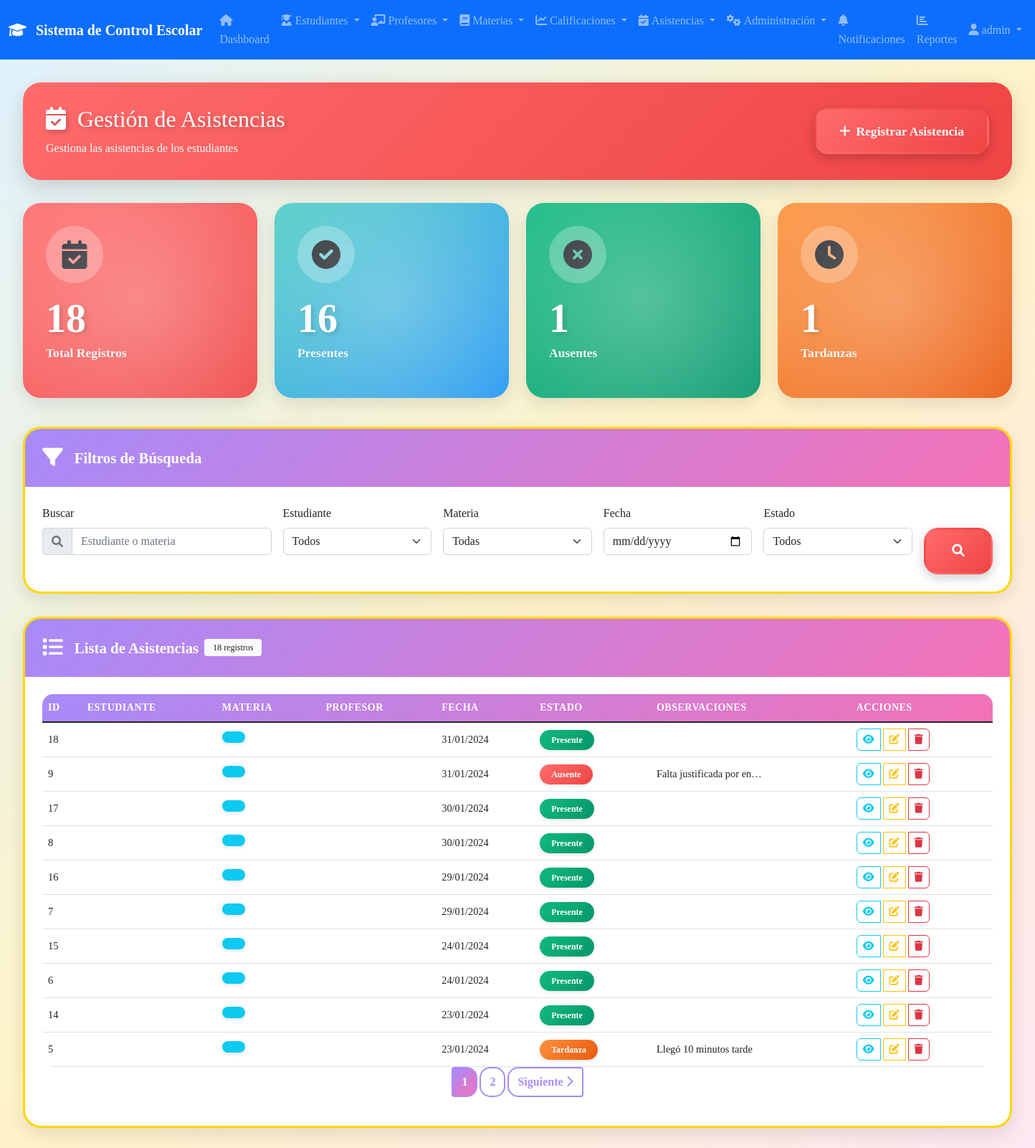
The page /modules/asistencias/listar.php (signed in) on the database its author committed.
### tables this page shows
CREATE TABLE IF NOT EXISTS `asistencias` (
  `id` int NOT NULL AUTO_INCREMENT,
  `estudiante_id` int NOT NULL,
  `materia_id` int NOT NULL,
  `profesor_id` int NOT NULL,
  `fecha` date NOT NULL,
  `estado` enum('presente','ausente','justificado','tardanza') NOT NULL,
  `observaciones` text,
  `fecha_creacion` timestamp NULL DEFAULT CURRENT_TIMESTAMP,
  PRIMARY KEY (`id`),
  KEY `materia_id` (`materia_id`),
  KEY `profesor_id` (`profesor_id`),
  KEY `idx_asistencias_estudiante_fecha` (`estudiante_id`,`fecha`)
);

### modules/asistencias/listar.php (the view, shortened to what this page needs)
<?php
require_once __DIR__ . '/../../config/config.php';
$page_title = 'Gestión de Asistencias';
$search = isset($_GET['search']) ? trim($_GET['search']) : '';
$fecha = isset($_GET['fecha']) ? trim($_GET['fecha']) : '';
$page = isset($_GET['page']) ? max(1, (int)$_GET['page']) : 1;
$limit = 10;
try {
    $pdo = conectarDB();
    $where_conditions = [];
    $params = [];
    $where_clause = !empty($where_conditions) ? "WHERE " . implode(" AND ", $where_conditions) : "";
    $count_sql = "
        SELECT COUNT(*) as total
        FROM asistencias a
        LEFT JOIN estudiantes e ON a.estudiante_id = e.id
        LEFT JOIN materias m ON a.materia_id = m.id
        {$where_clause}
    ";
    $stmt = $pdo->prepare($count_sql);
    $stmt->execute($params);
    $total_records = $stmt->fetch()['total'];
    $total_pages = ceil($total_records / $limit);
    $offset = ($page - 1) * $limit;
    $sql = "
        SELECT
            a.id,
            a.estudiante_id,
            a.materia_id,
            a.profesor_id,
            a.fecha,
            a.estado,
            a.observaciones,
            a.fecha_creacion,
            e.nombre as estudiante_nombre,
            e.apellido_paterno as estudiante_apellido,
            e.apellido_materno as estudiante_apellido_materno,
            m.nombre as materia_nombre,
            p.nombre as profesor_nombre,
            p.apellido_paterno as profesor_apellido
        FROM asistencias a
        LEFT JOIN estudiantes e ON a.estudiante_id = e.id
        LEFT JOIN materias m ON a.materia_id = m.id
        LEFT JOIN profesores p ON a.profesor_id = p.id
        {$where_clause}
        ORDER BY a.fecha DESC, a.id DESC
        LIMIT {$limit} OFFSET {$offset}
    ";
    $stmt = $pdo->prepare($sql);
    $stmt->execute($params);
    $asistencias = $stmt->fetchAll(PDO::FETCH_ASSOC);
    $stats_sql = "
        SELECT
            COUNT(*) as total,
            SUM(CASE WHEN estado = 'presente' THEN 1 ELSE 0 END) as presentes,
            SUM(CASE WHEN estado = 'ausente' THEN 1 ELSE 0 END) as ausentes,
            SUM(CASE WHEN estado = 'tardanza' THEN 1 ELSE 0 END) as tardanzas,
            SUM(CASE WHEN estado = 'justificado' THEN 1 ELSE 0 END) as justificados
        FROM asistencias
        {$where_clause}
    ";
    $stats_stmt = $pdo->prepare($stats_sql);
    $stats_stmt->execute($params);
    $stats = $stats_stmt->fetch(PDO::FETCH_ASSOC);
} catch (Exception $e) {
    $asistencias = [];
    $total_records = 0;
    $total_pages = 0;
    $estudiantes = [];
    $materias = [];
    $stats = ['total' => 0, 'presentes' => 0, 'ausentes' => 0, 'tardanzas' => 0, 'justificados' => 0];
    $error_message = "Error al cargar los datos: " . $e->getMessage();
}
include __DIR__ . '/../../includes/navbar.php';
?>
<!DOCTYPE html>
<html lang="es">
<head>
    <link href="https://cdn.jsdelivr.net/npm/bootstrap@5.1.3/dist/css/bootstrap.min.css" rel="stylesheet">
    <link href="https://cdnjs.cloudflare.com/ajax/libs/font-awesome/6.0.0/css/all.min.css" rel="stylesheet">
    <link href="../../assets/css/style.css" rel="stylesheet">
    <link href="../../assets/css/dashboard-style.css" rel="stylesheet">
</head>
<body class="dashboard-style">
    <div class="main-container">
        <div class="row">
            <div class="col-12">
                <div class="page-header">
                    <div class="d-flex justify-content-between align-items-center">
                        <div>
                            <h2 class="mb-0">
                                <i class="fas fa-calendar-check me-2"></i>
                                <?php echo $page_title; ?>
                            </h2>
                            <p class="mb-0 mt-2">Gestiona las asistencias de los estudiantes</p>
                        </div>
                        <div>
                            <a href="agregar.php" class="btn btn-school btn-attendance">
                                <i class="fas fa-plus me-2"></i>Registrar Asistencia
                            </a>
                        </div>
                    </div>
                </div>
                <div class="row mb-4">
                    <div class="col-lg-3 col-md-6 mb-3">
                        <div class="stat-card attendance">
                            <div class="stat-icon">
                                <i class="fas fa-calendar-check"></i>
                            </div>
                            <h3 class="stat-number"><?php echo number_format($stats['total']); ?></h3>
                            <p class="stat-label">Total Registros</p>
                        </div>
                    </div>
                    <div class="col-lg-3 col-md-6 mb-3">
                        <div class="stat-card students">
                            <div class="stat-icon">
                                <i class="fas fa-check-circle"></i>
                            </div>
                            <h3 class="stat-number"><?php echo number_format($stats['presentes']); ?></h3>
                            <p class="stat-label">Presentes</p>
                        </div>
                    </div>
                    <div class="col-lg-3 col-md-6 mb-3">
                        <div class="stat-card teachers">
                            <div class="stat-icon">
                                <i class="fas fa-times-circle"></i>
                            </div>
                            <h3 class="stat-number"><?php echo number_format($stats['ausentes']); ?></h3>
                            <p class="stat-label">Ausentes</p>
                        </div>
                    </div>
                    <div class="col-lg-3 col-md-6 mb-3">
                        <div class="stat-card subjects">
                            <div class="stat-icon">
                                <i class="fas fa-clock"></i>
                            </div>
                            <h3 class="stat-number"><?php echo number_format($stats['tardanzas']); ?></h3>
                            <p class="stat-label">Tardanzas</p>
                        </div>
                    </div>
                </div>
                <div class="content-card">
                    <div class="content-card-header">
                        <i class="fas fa-filter"></i>
                        Filtros de Búsqueda
                    </div>
                    <div class="card-body p-4">
                        <form method="GET" class="row g-3">
                            <div class="col-md-3">
                                <label for="search" class="form-label">Buscar</label>
                                <div class="input-group">
                                    <span class="input-group-text"><i class="fas fa-search"></i></span>
                                    <input type="text" class="form-control" id="search" name="search"
                                           value="<?php echo htmlspecialchars($search); ?>"
                                           placeholder="Estudiante o materia">
                                </div>
                            </div>
                            <div class="col-md-2">
                                <label for="estudiante_id" class="form-label">Estudiante</label>
                                <select class="form-select" id="estudiante_id" name="estudiante_id">
                                    <option value="">Todos</option>
                                </select>
                            </div>
                            <div class="col-md-2">
                                <label for="materia_id" class="form-label">Materia</label>
                                <select class="form-select" id="materia_id" name="materia_id">
                                    <option value="">Todas</option>
                                </select>
                            </div>
                            <div class="col-md-2">
                                <label for="fecha" class="form-label">Fecha</label>
                                <input type="date" class="form-control" id="fecha" name="fecha"
                                       value="<?php echo htmlspecialchars($fecha); ?>">
                            </div>
                            <div class="col-md-2">
                                <label for="estado" class="form-label">Estado</label>
                                <select class="form-select" id="estado" name="estado">
                                    <option value="">Todos</option>
                                </select>
                            </div>
                            <div class="col-md-1">
                                <label class="form-label">&nbsp;</label>
                                <div class="d-grid">
                                    <button type="submit" class="btn btn-school btn-attendance">
                                        <i class="fas fa-search"></i>
                                    </button>
                                </div>
                            </div>
                        </form>
                    </div>
                </div>
                <div class="content-card">
                    <div class="content-card-header">
                        <i class="fas fa-list"></i>
                        Lista de Asistencias
                        <?php if ($total_records > 0): ?>
                        <span class="badge bg-light text-dark ms-2"><?php echo $total_records; ?> registros</span>
                        <?php endif; ?>
                    </div>
                    <div class="card-body p-4">
                        <?php if (!empty($asistencias)): ?>
                        <div class="table-responsive">
                            <table class="table table-module table-hover">
                                <thead>
                                    <tr>
                                        <th>ID</th>
                                        <th>Estudiante</th>
                                        <th>Materia</th>
                                        <th>Profesor</th>
                                        <th>Fecha</th>
                                        <th>Estado</th>
                                        <th>Observaciones</th>
                                        <th>Acciones</th>
                                    </tr>
                                </thead>
                                <tbody>
                                    <?php foreach ($asistencias as $asistencia): ?>
                                    <tr>
                                        <td><?php echo $asistencia['id']; ?></td>
                                        <td>
                                        </td>
                                        <td>
                                            <span class="badge badge-module bg-info">
                                            </span>
                                        </td>
                                        <td>
                                        </td>
                                        <td><?php echo date('d/m/Y', strtotime($asistencia['fecha'])); ?></td>
                                        <td>
                                            <span class="badge badge-module estado-<?php echo $asistencia['estado']; ?>">
                                                <?php echo ucfirst($asistencia['estado']); ?>
                                            </span>
                                        </td>
                                        <td>
                                            <div class="text-truncate" style="max-width: 150px;" title="<?php echo htmlspecialchars($asistencia['observaciones'] ?? ''); ?>">
                                                <?php echo htmlspecialchars($asistencia['observaciones'] ?? ''); ?>
                                            </div>
                                        </td>
                                        <td>
                                            <div class="btn-group" role="group">
                                                <a href="ver.php?id=<?php echo $asistencia['id']; ?>"
                                                   class="btn btn-outline-info btn-sm" title="Ver">
                                                    <i class="fas fa-eye"></i>
                                                </a>
                                                <a href="editar.php?id=<?php echo $asistencia['id']; ?>"
                                                   class="btn btn-outline-warning btn-sm" title="Editar">
                                                    <i class="fas fa-edit"></i>
                                                </a>
                                                <button type="button"
                                                        class="btn btn-outline-danger btn-sm"
                                                        title="Eliminar"
                                                        onclick="eliminarAsistencia(<?php echo $asistencia['id']; ?>)">
                                                    <i class="fas fa-trash"></i>
                                                </button>
                                            </div>
                                        </td>
                                    </tr>
                                    <?php endforeach; ?>
                                </tbody>
                            </table>
                        </div>
                        <?php if ($total_pages > 1): ?>
                        <nav aria-label="Paginación">
                            <ul class="pagination justify-content-center">
                                <?php for ($i = max(1, $page - 2); $i <= min($total_pages, $page + 2); $i++): ?>
                                <li class="page-item <?php echo ($i == $page) ? 'active' : ''; ?>">
                                    <a class="page-link" href="?<?php echo http_build_query(array_merge($_GET, ['page' => $i])); ?>">
                                        <?php echo $i; ?>
                                    </a>
                                </li>
                                <?php endfor; ?>
                                <?php if ($page < $total_pages): ?>
                                <li class="page-item">
                                    <a class="page-link" href="?<?php echo http_build_query(array_merge($_GET, ['page' => $page + 1])); ?>">
                                        Siguiente <i class="fas fa-chevron-right"></i>
                                    </a>
                                </li>
                                <?php endif; ?>
                            </ul>
                        </nav>
                        <?php endif; ?>
                        <?php endif; ?>
                    </div>
                </div>
            </div>
        </div>
    </div>
</body>
</html>

### rows shown on the page
asistencias: id "18", fecha "31/01/2024", estado "Presente"
asistencias: id "9", fecha "31/01/2024", estado "Ausente", observaciones "Falta justificada por en…"
asistencias: id "17", fecha "30/01/2024", estado "Presente"
asistencias: id "8", fecha "30/01/2024", estado "Presente"
asistencias: id "16", fecha "29/01/2024", estado "Presente"
asistencias: id "7", fecha "29/01/2024", estado "Presente"
asistencias: id "15", fecha "24/01/2024", estado "Presente"
asistencias: id "6", fecha "24/01/2024", estado "Presente"
asistencias: id "14", fecha "23/01/2024", estado "Presente"
asistencias: id "5", fecha "23/01/2024", estado "Tardanza", observaciones "Llegó 10 minutos tarde"

### other values the page prints
SITE_NAME "Sistema de Control Escolar"
$_SESSION['username'] "admin"
$page_title "Gestión de Asistencias"
$stats['total'] "18"
$stats['presentes'] "16"
$stats['ausentes'] "1"
$stats['tardanzas'] "1"
$total_records "18"
